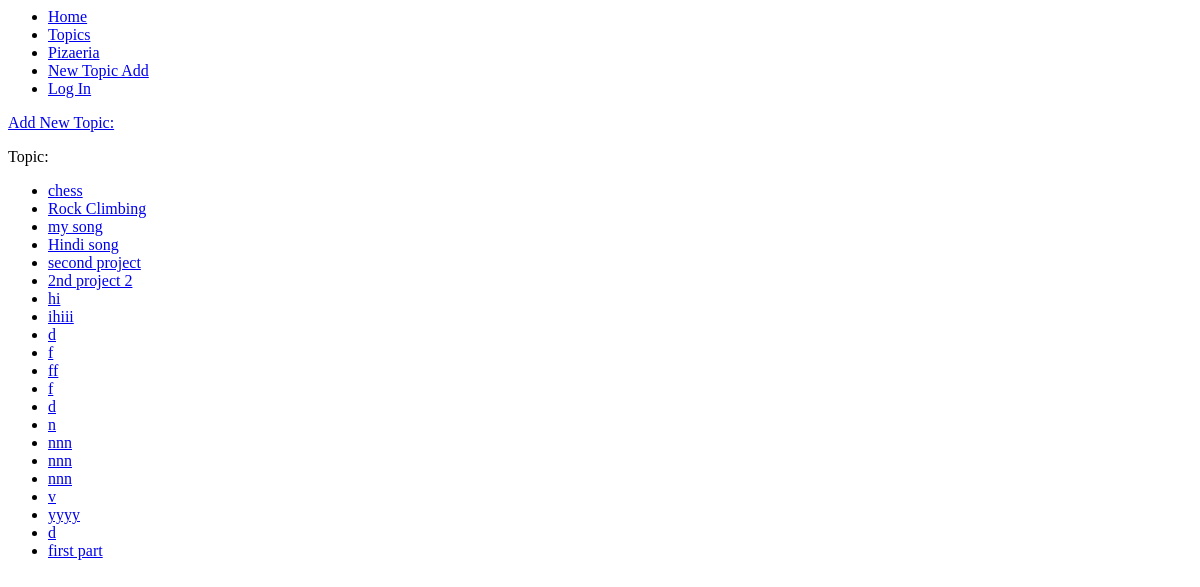
/topics/, run on an earlier commit of the app's database.
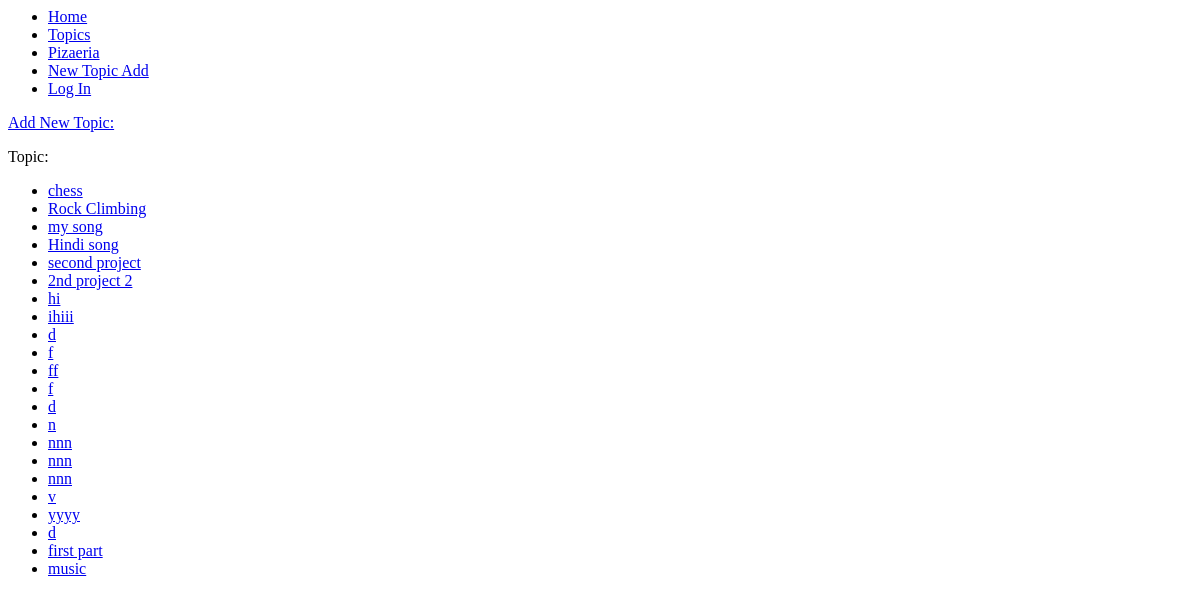
And on a later commit of the database.
### learning_logs/models.py (models this page shows)
class Topic(models.Model):
    text = models.TextField(max_length = 200)
    date_added = models.DateTimeField(auto_now_add = True)
    def __str__(self):
        return self.text

### learning_logs/views.py (the view)
# urls.py: path('topics/', views.topics, name='topics'),
def topics(request):
    topics = Topic.objects.order_by('date_added')
    context = {'topics': topics}
    return render(request, 'topics.html', context)

### learning_logs/templates/topics.html
{% extends "base.html" %}
{% block content %}
<p><a href = "{% url 'learning_logs:new_topic' %}">Add New Topic: {{ topic}}</a></p>
<p>Topic:</P>
    <ul>
        {% for topic in topics %}
            <li>
                <a href="{% url 'learning_logs:topic' topic.id %}">{{ topic }} </a>
                </li>
        {% empty %}
            <li>No topics has benn added yet.</li>
        {% endfor %}
    </ul>
{%endblock content%}

What changed in the data, as far as the page shows it:
added Topic: text "music"
